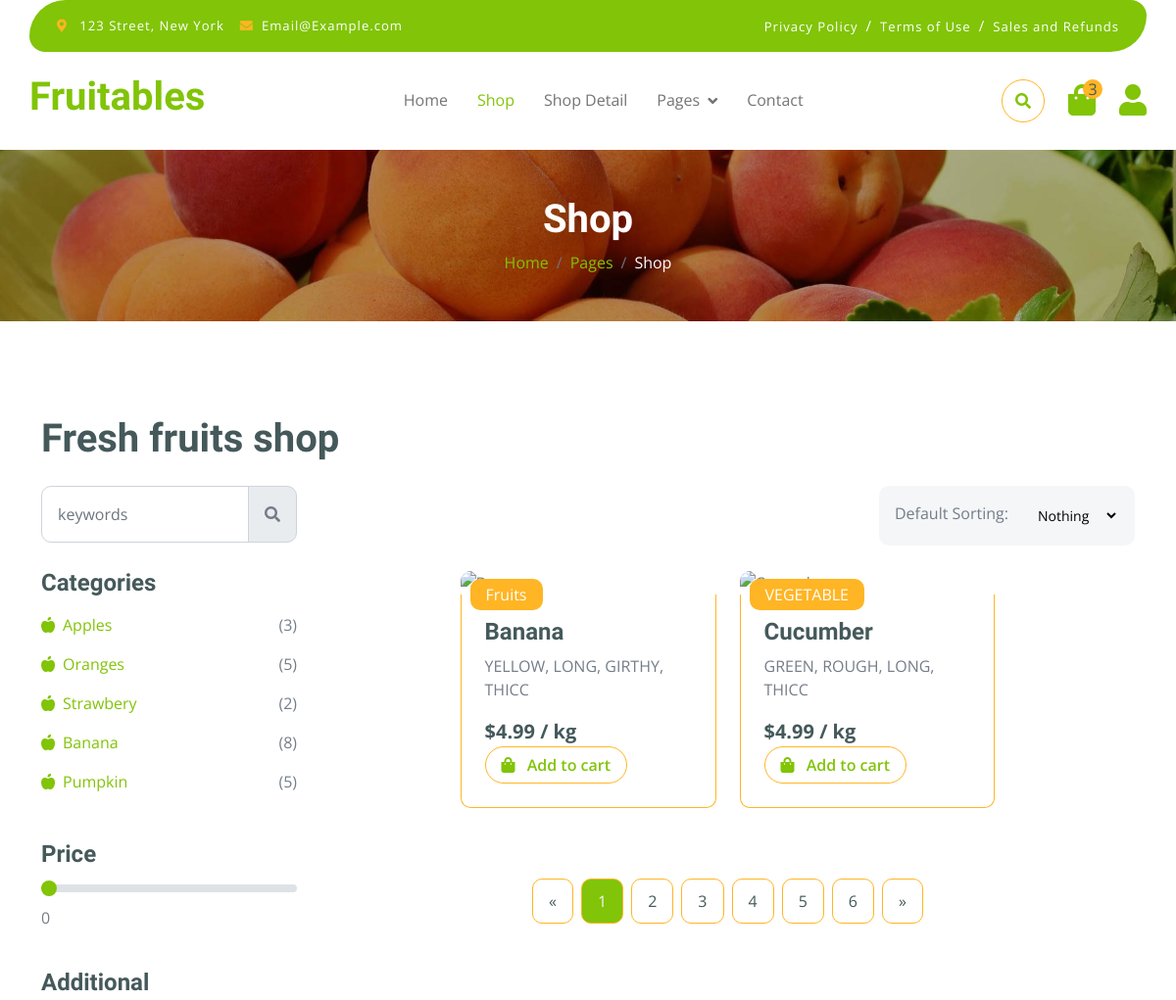
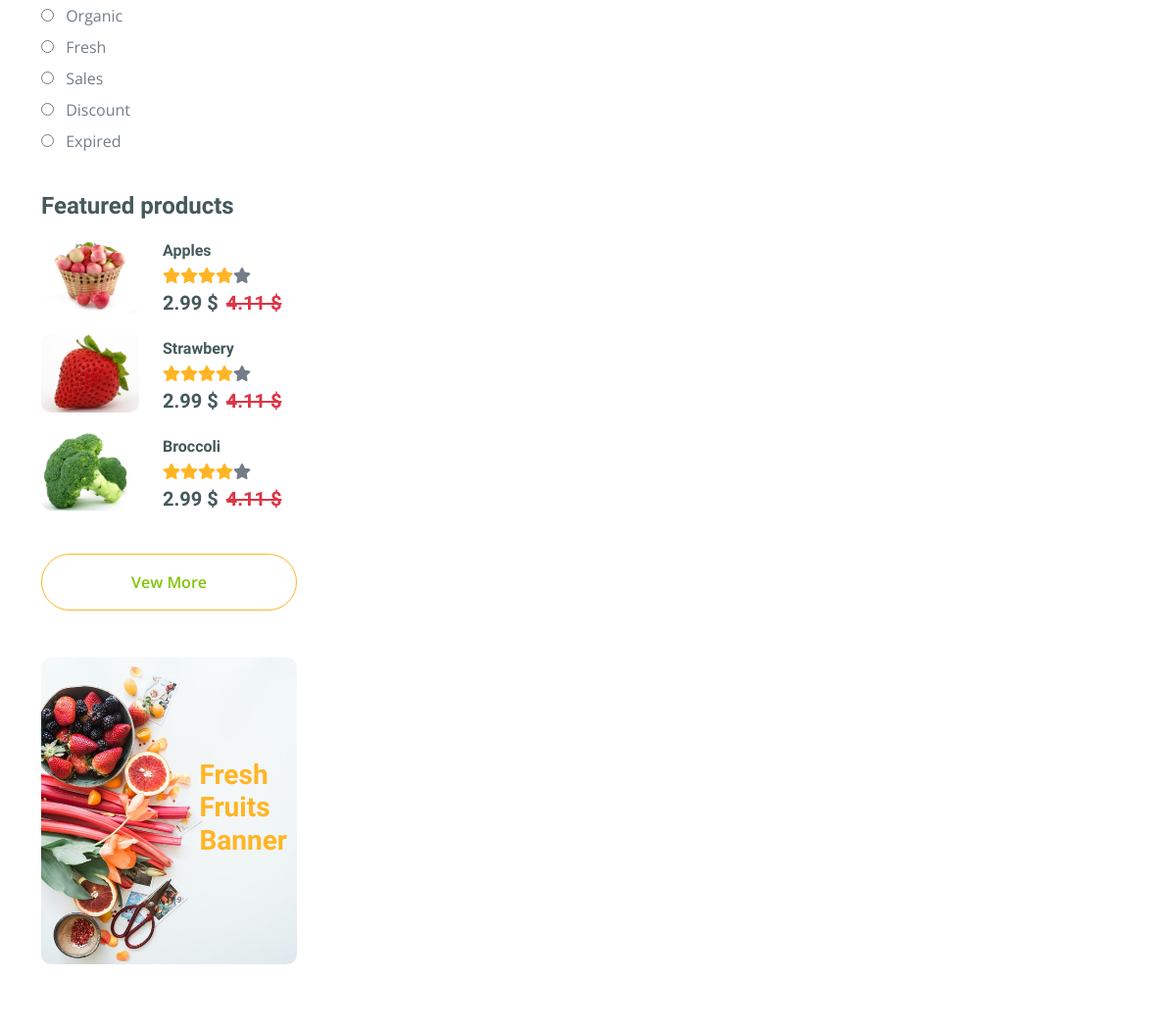
/shop.html/ (upper part), run on an earlier commit of the app's database (2 pictures, top to bottom).
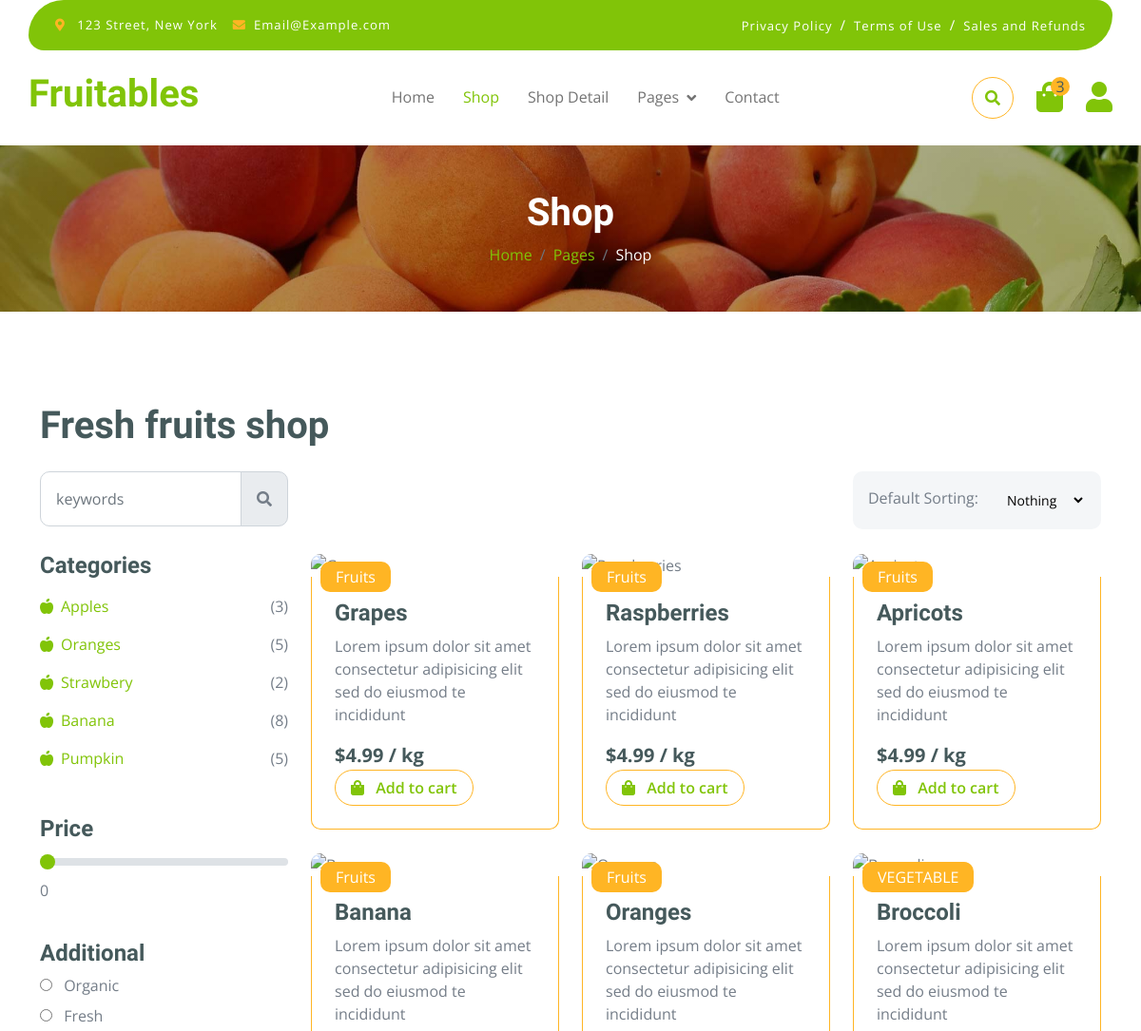
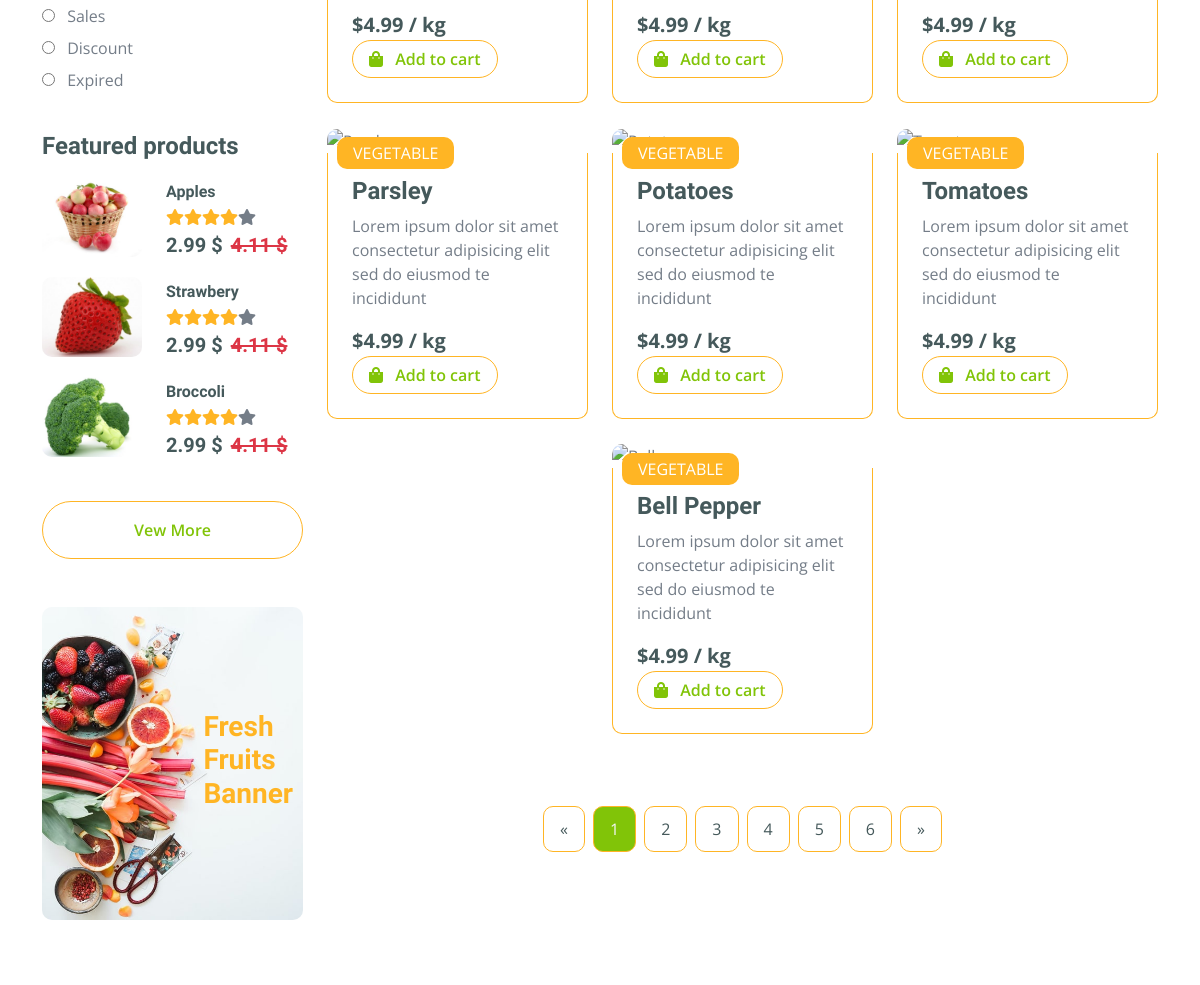
And on a later commit of the database (2 pictures, top to bottom).
### store/models.py (models this page shows)
class Product(models.Model):
    name = models.CharField(max_length=100)
    description = models.TextField(blank=True, null=True)
    price = models.DecimalField(max_digits=10, decimal_places=2)
    stock_quantity = models.PositiveIntegerField()
    category = models.CharField(max_length=255, blank=True, null=True)
    imageUrl = models.CharField(max_length=2046)

### store/views.py (the view)
# urls.py: path('shop.html/', views.shop, name='shop'),
def shop(request):
    products = Product.objects.all()
    return render(request, 'shop.html', {"products":products})

### store/templates/shop.html (shortened to what the changed rows need)
{% load static %}
<!DOCTYPE html>
<html lang="en">
<head>
    <link rel="stylesheet" href="https://use.fontawesome.com/releases/v5.15.4/css/all.css" />
    <link href="https://cdn.jsdelivr.net/npm/bootstrap-icons@1.4.1/font/bootstrap-icons.css" rel="stylesheet">
    <link href="{% static 'lib/lightbox/css/lightbox.min.css' %}" rel="stylesheet">
    <link href="{% static 'lib/owlcarousel/assets/owl.carousel.min.css' %}" rel="stylesheet">
    <link href="{% static 'css/bootstrap.min.css' %}" rel="stylesheet">
    <link href="{% static 'css/style.css' %}" rel="stylesheet">
</head>
<body>
    <div class="container-fluid fixed-top">
        <div class="container px-0">
            <nav class="navbar navbar-light bg-white navbar-expand-xl">
                <a href="/" class="navbar-brand">
                    <h1 class="text-primary display-6">Fruitables</h1>
                </a>
            </nav>
        </div>
    </div>
    <div class="container-fluid page-header py-5">
        <h1 class="text-center text-white display-6">Shop</h1>
    </div>
    <div class="container-fluid fruite py-5">
        <div class="container py-5">
            <h1 class="mb-4">Fresh fruits shop</h1>
            <div class="row g-4">
                <div class="col-lg-12">
                    <div class="row g-4">
                        <div class="col-lg-9">
                            <div class="row g-4 justify-content-center">
                                {% for product in products %}
                                <div class="col-md-6 col-lg-6 col-xl-4">
                                    <div class="rounded position-relative fruite-item">
                                        <div class="fruite-img">
                                        </div>
                                        <div class="text-white bg-secondary px-3 py-1 rounded position-absolute"
                                            style="top: 10px; left: 10px;">{{product.category}}</div>
                                        <div class="p-4 border border-secondary border-top-0 rounded-bottom">
                                            <h4>{{product.name}}</h4>
                                            <p>{{product.description}}</p>
                                            <div class="d-flex justify-content-between flex-lg-wrap">
                                                <p class="text-dark fs-5 fw-bold mb-0">$4.99 / kg</p>
                                                <a href="../addToCart/{{product.id}}"
                                                    class="btn border border-secondary rounded-pill px-3 text-primary"><i
                                                        class="fa fa-shopping-bag me-2 text-primary"></i> Add to
                                                    cart</a>
                                            </div>
                                        </div>
                                    </div>
                                </div>
                                {% endfor %}
                            </div>
                        </div>
                    </div>
                </div>
            </div>
        </div>
    </div>
</body>
</html>

What changed in the data, as far as the page shows it:
removed Product: category "Fruits", name "Banana", description "YELLOW, LONG, GIRTHY, THICC"
removed Product: category "VEGETABLE", name "Cucumber", description "GREEN, ROUGH, LONG, THICC"
added Product: category "Fruits", name "Grapes", description "Lorem ipsum dolor sit amet consectetur adipisicing elit sed do eiusmod te incididunt"
added Product: category "Fruits", name "Raspberries", description "Lorem ipsum dolor sit amet consectetur adipisicing elit sed do eiusmod te incididunt"
added Product: category "Fruits", name "Apricots", description "Lorem ipsum dolor sit amet consectetur adipisicing elit sed do eiusmod te incididunt"
added Product: category "Fruits", name "Banana", description "Lorem ipsum dolor sit amet consectetur adipisicing elit sed do eiusmod te incididunt"
added Product: category "Fruits", name "Oranges", description "Lorem ipsum dolor sit amet consectetur adipisicing elit sed do eiusmod te incididunt"
added Product: category "VEGETABLE", name "Broccoli", description "Lorem ipsum dolor sit amet consectetur adipisicing elit sed do eiusmod te incididunt"
added Product: category "VEGETABLE", name "Parsley", description "Lorem ipsum dolor sit amet consectetur adipisicing elit sed do eiusmod te incididunt"
added Product: category "VEGETABLE", name "Potatoes", description "Lorem ipsum dolor sit amet consectetur adipisicing elit sed do eiusmod te incididunt"
added Product: category "VEGETABLE", name "Tomatoes", description "Lorem ipsum dolor sit amet consectetur adipisicing elit sed do eiusmod te incididunt"
added Product: category "VEGETABLE", name "Bell Pepper", description "Lorem ipsum dolor sit amet consectetur adipisicing elit sed do eiusmod te incididunt"
